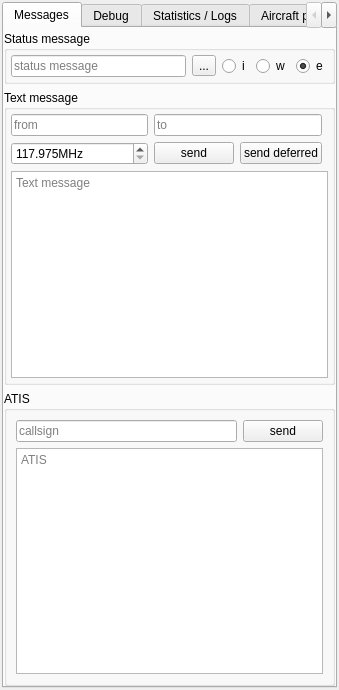
<?xml version="1.0" encoding="UTF-8"?>
<ui version="4.0">
 <class>CInternalsComponent</class>
 <widget class="QWidget" name="CInternalsComponent">
  <property name="geometry">
   <rect>
    <x>0</x>
    <y>0</y>
    <width>326</width>
    <height>690</height>
   </rect>
  </property>
  <property name="windowTitle">
   <string>Form</string>
  </property>
  <layout class="QGridLayout" name="gl_Messages">
   <property name="leftMargin">
    <number>2</number>
   </property>
   <property name="topMargin">
    <number>2</number>
   </property>
   <property name="rightMargin">
    <number>2</number>
   </property>
   <property name="bottomMargin">
    <number>2</number>
   </property>
   <item row="0" column="0">
    <widget class="QTabWidget" name="tw_Internals">
     <property name="currentIndex">
      <number>0</number>
     </property>
     <widget class="QWidget" name="tb_Messages">
      <attribute name="title">
       <string>Messages</string>
      </attribute>
      <layout class="QVBoxLayout" name="vl_Messages">
       <property name="leftMargin">
        <number>0</number>
       </property>
       <property name="topMargin">
        <number>3</number>
       </property>
       <property name="rightMargin">
        <number>0</number>
       </property>
       <property name="bottomMargin">
        <number>0</number>
       </property>
       <item>
        <widget class="QGroupBox" name="gb_StatusMessage">
         <property name="title">
          <string>Status message</string>
         </property>
         <layout class="QGridLayout" name="gl_StatusMessage">
          <property name="leftMargin">
           <number>4</number>
          </property>
          <property name="topMargin">
           <number>4</number>
          </property>
          <property name="rightMargin">
           <number>4</number>
          </property>
          <property name="bottomMargin">
           <number>4</number>
          </property>
          <item row="0" column="3">
           <widget class="QRadioButton" name="rb_StatusMessageWarning">
            <property name="text">
             <string>w</string>
            </property>
           </widget>
          </item>
          <item row="0" column="4">
           <widget class="QRadioButton" name="rb_StatusMessageError">
            <property name="text">
             <string>e</string>
            </property>
            <property name="checked">
             <bool>true</bool>
            </property>
           </widget>
          </item>
          <item row="0" column="2">
           <widget class="QRadioButton" name="rb_StatusMessageInfo">
            <property name="text">
             <string>i</string>
            </property>
           </widget>
          </item>
          <item row="0" column="0">
           <widget class="QLineEdit" name="le_StatusMessage">
            <property name="placeholderText">
             <string>status message</string>
            </property>
           </widget>
          </item>
          <item row="0" column="1">
           <widget class="QToolButton" name="tb_LogStatusMessage">
            <property name="text">
             <string>...</string>
            </property>
            <property name="icon">
             <iconset resource="../../misc/misc.qrc">
              <normaloff>:/diagona/icons/diagona/icons/arrow-circle-225-left.png</normaloff>:/diagona/icons/diagona/icons/arrow-circle-225-left.png</iconset>
            </property>
           </widget>
          </item>
         </layout>
        </widget>
       </item>
       <item>
        <widget class="QGroupBox" name="gb_TextMessages">
         <property name="title">
          <string>Text message</string>
         </property>
         <layout class="QGridLayout" name="gl_TextMessages">
          <property name="leftMargin">
           <number>4</number>
          </property>
          <property name="topMargin">
           <number>4</number>
          </property>
          <property name="rightMargin">
           <number>4</number>
          </property>
          <property name="bottomMargin">
           <number>4</number>
          </property>
          <item row="2" column="0" colspan="3">
           <widget class="QPlainTextEdit" name="pte_TxtMsg">
            <property name="placeholderText">
             <string>Text message</string>
            </property>
           </widget>
          </item>
          <item row="0" column="0">
           <widget class="QLineEdit" name="le_TxtMsgFrom">
            <property name="placeholderText">
             <string>from</string>
            </property>
           </widget>
          </item>
          <item row="0" column="1">
           <widget class="QLineEdit" name="le_TxtMsgTo">
            <property name="placeholderText">
             <string>to</string>
            </property>
           </widget>
          </item>
          <item row="1" column="0">
           <widget class="QDoubleSpinBox" name="dsb_TxtMsgFrequency">
            <property name="suffix">
             <string>MHz</string>
            </property>
            <property name="decimals">
             <number>3</number>
            </property>
            <property name="minimum">
             <double>117.974999999999994</double>
            </property>
            <property name="maximum">
             <double>136.000000000000000</double>
            </property>
            <property name="singleStep">
             <double>0.025000000000000</double>
            </property>
            <property name="value">
             <double>117.974999999999994</double>
            </property>
           </widget>
          </item>
          <item row="1" column="1">
           <widget class="QWidget" name="wi_SendTextMessageButtons" native="true">
            <layout class="QHBoxLayout" name="wi_SendButtons">
             <property name="leftMargin">
              <number>0</number>
             </property>
             <property name="topMargin">
              <number>0</number>
             </property>
             <property name="rightMargin">
              <number>0</number>
             </property>
             <property name="bottomMargin">
              <number>0</number>
             </property>
             <item>
              <widget class="QPushButton" name="pb_SendTextMessageDirectly">
               <property name="text">
                <string>send</string>
               </property>
              </widget>
             </item>
             <item>
              <widget class="QPushButton" name="pb_SendTextMessageDeferred">
               <property name="text">
                <string>send deferred</string>
               </property>
              </widget>
             </item>
            </layout>
           </widget>
          </item>
         </layout>
        </widget>
       </item>
       <item>
        <widget class="QGroupBox" name="gb_Atis">
         <property name="title">
          <string>ATIS</string>
         </property>
         <layout class="QGridLayout" name="gridLayout_2">
          <item row="0" column="1">
           <widget class="QPushButton" name="pb_SendAtis">
            <property name="text">
             <string>send</string>
            </property>
           </widget>
          </item>
          <item row="0" column="0">
           <widget class="QLineEdit" name="le_AtisCallsign">
            <property name="placeholderText">
             <string>callsign</string>
            </property>
           </widget>
          </item>
          <item row="1" column="0" colspan="2">
           <widget class="QPlainTextEdit" name="pte_Atis">
            <property name="placeholderText">
             <string>ATIS</string>
            </property>
           </widget>
          </item>
         </layout>
        </widget>
       </item>
      </layout>
     </widget>
     <widget class="QWidget" name="tb_Debug">
      <attribute name="title">
       <string>Debug</string>
      </attribute>
      <layout class="QVBoxLayout" name="vl_Debug">
       <item>
        <widget class="QGroupBox" name="gb_DebugContext">
         <property name="title">
          <string>Contexts</string>
         </property>
         <layout class="QGridLayout" name="gl_Contexts">
          <property name="leftMargin">
           <number>4</number>
          </property>
          <property name="topMargin">
           <number>4</number>
          </property>
          <property name="rightMargin">
           <number>4</number>
          </property>
          <property name="bottomMargin">
           <number>4</number>
          </property>
          <item row="0" column="0">
           <widget class="QCheckBox" name="cb_DebugContextAudio">
            <property name="text">
             <string>Audio</string>
            </property>
           </widget>
          </item>
          <item row="0" column="2">
           <widget class="QCheckBox" name="cb_DebugContextNetwork">
            <property name="text">
             <string>Network</string>
            </property>
           </widget>
          </item>
          <item row="0" column="3">
           <widget class="QCheckBox" name="cb_DebugContextOwnAircraft">
            <property name="text">
             <string>Own aircraft</string>
            </property>
           </widget>
          </item>
          <item row="1" column="0">
           <widget class="QCheckBox" name="cb_DebugContextSimulator">
            <property name="text">
             <string>Simulator</string>
            </property>
           </widget>
          </item>
          <item row="1" column="2">
           <widget class="QCheckBox" name="cb_DebugContextApplication">
            <property name="text">
             <string>Application</string>
            </property>
           </widget>
          </item>
         </layout>
        </widget>
       </item>
       <item>
        <widget class="QGroupBox" name="gb_CrashDumps">
         <property name="title">
          <string>Crash dumps</string>
         </property>
         <layout class="QHBoxLayout" name="horizontalLayout">
          <item>
           <widget class="QCheckBox" name="cb_CrashDumpUpload">
            <property name="text">
             <string>uploads enabled</string>
            </property>
           </widget>
          </item>
          <item>
           <widget class="QPushButton" name="pb_SimulateCrash">
            <property name="text">
             <string>crash!</string>
            </property>
           </widget>
          </item>
          <item>
           <widget class="QPushButton" name="pb_SimulateAssert">
            <property name="text">
             <string>assert!</string>
            </property>
           </widget>
          </item>
         </layout>
        </widget>
       </item>
       <item>
        <spacer name="vs_Debug">
         <property name="orientation">
          <enum>Qt::Vertical</enum>
         </property>
         <property name="sizeHint" stdset="0">
          <size>
           <width>20</width>
           <height>40</height>
          </size>
         </property>
        </spacer>
       </item>
      </layout>
     </widget>
     <widget class="QWidget" name="tb_Statistics">
      <attribute name="title">
       <string>Statistics / Logs</string>
      </attribute>
      <layout class="QGridLayout" name="gl_Statistics" columnstretch="0,0,0">
       <item row="1" column="1">
        <widget class="QPushButton" name="pb_LatestPartsLog">
         <property name="text">
          <string>show</string>
         </property>
        </widget>
       </item>
       <item row="1" column="0">
        <widget class="QLabel" name="lbl_LatestPartsLog">
         <property name="text">
          <string>Latest parts log</string>
         </property>
        </widget>
       </item>
       <item row="0" column="1">
        <widget class="QPushButton" name="pb_LatestInterpolationLog">
         <property name="text">
          <string>show</string>
         </property>
        </widget>
       </item>
       <item row="0" column="2">
        <spacer name="horizontalSpacer">
         <property name="orientation">
          <enum>Qt::Horizontal</enum>
         </property>
         <property name="sizeHint" stdset="0">
          <size>
           <width>40</width>
           <height>20</height>
          </size>
         </property>
        </spacer>
       </item>
       <item row="0" column="0">
        <widget class="QLabel" name="lbl_LatestInterpolationLog">
         <property name="text">
          <string>Latest interpolation log</string>
         </property>
        </widget>
       </item>
       <item row="4" column="0">
        <spacer name="vs_Statistics">
         <property name="orientation">
          <enum>Qt::Vertical</enum>
         </property>
         <property name="sizeHint" stdset="0">
          <size>
           <width>20</width>
           <height>40</height>
          </size>
         </property>
        </spacer>
       </item>
       <item row="2" column="0" colspan="3">
        <widget class="QPlainTextEdit" name="pte_NetworkCalls"/>
       </item>
       <item row="3" column="2">
        <widget class="QPushButton" name="pb_NetworkUpdateAndReset">
         <property name="text">
          <string>update and reset</string>
         </property>
        </widget>
       </item>
       <item row="3" column="1">
        <widget class="QPushButton" name="pb_NetworkUpdate">
         <property name="text">
          <string>update</string>
         </property>
        </widget>
       </item>
       <item row="3" column="0">
        <widget class="QCheckBox" name="cb_NetworkStatistics">
         <property name="text">
          <string>network statistics</string>
         </property>
        </widget>
       </item>
      </layout>
     </widget>
     <widget class="QWidget" name="tb_AircraftParts">
      <attribute name="title">
       <string>Aircraft parts</string>
      </attribute>
      <layout class="QVBoxLayout" name="vl_AircraftParts">
       <property name="leftMargin">
        <number>0</number>
       </property>
       <property name="topMargin">
        <number>4</number>
       </property>
       <property name="rightMargin">
        <number>0</number>
       </property>
       <property name="bottomMargin">
        <number>0</number>
       </property>
       <item>
        <widget class="swift::gui::components::CAircraftPartsComponent" name="comp_AircraftParts">
         <property name="frameShape">
          <enum>QFrame::StyledPanel</enum>
         </property>
         <property name="frameShadow">
          <enum>QFrame::Raised</enum>
         </property>
        </widget>
       </item>
      </layout>
     </widget>
     <widget class="QWidget" name="tb_RawFsdMessages">
      <attribute name="title">
       <string>FSD Messages</string>
      </attribute>
      <layout class="QVBoxLayout" name="verticalLayout_2">
       <property name="leftMargin">
        <number>0</number>
       </property>
       <property name="topMargin">
        <number>4</number>
       </property>
       <property name="rightMargin">
        <number>0</number>
       </property>
       <property name="bottomMargin">
        <number>0</number>
       </property>
       <item>
        <widget class="swift::gui::components::CRawFsdMessagesComponent" name="comp_RawFsdMessages">
         <property name="frameShape">
          <enum>QFrame::StyledPanel</enum>
         </property>
         <property name="frameShadow">
          <enum>QFrame::Raised</enum>
         </property>
        </widget>
       </item>
      </layout>
     </widget>
    </widget>
   </item>
  </layout>
 </widget>
 <customwidgets>
  <customwidget>
   <class>swift::gui::components::CRawFsdMessagesComponent</class>
   <extends>QFrame</extends>
   <header>gui/components/rawfsdmessagescomponent.h</header>
   <container>1</container>
  </customwidget>
  <customwidget>
   <class>swift::gui::components::CAircraftPartsComponent</class>
   <extends>QFrame</extends>
   <header>gui/components/aircraftpartscomponent.h</header>
   <container>1</container>
  </customwidget>
 </customwidgets>
 <tabstops>
  <tabstop>tw_Internals</tabstop>
  <tabstop>le_StatusMessage</tabstop>
  <tabstop>tb_LogStatusMessage</tabstop>
  <tabstop>rb_StatusMessageInfo</tabstop>
  <tabstop>rb_StatusMessageWarning</tabstop>
  <tabstop>rb_StatusMessageError</tabstop>
  <tabstop>le_TxtMsgFrom</tabstop>
  <tabstop>le_TxtMsgTo</tabstop>
  <tabstop>dsb_TxtMsgFrequency</tabstop>
  <tabstop>pb_SendTextMessageDirectly</tabstop>
  <tabstop>pb_SendTextMessageDeferred</tabstop>
  <tabstop>pte_TxtMsg</tabstop>
  <tabstop>le_AtisCallsign</tabstop>
  <tabstop>pb_SendAtis</tabstop>
  <tabstop>pte_Atis</tabstop>
  <tabstop>cb_DebugContextAudio</tabstop>
  <tabstop>cb_DebugContextNetwork</tabstop>
  <tabstop>cb_DebugContextOwnAircraft</tabstop>
  <tabstop>cb_DebugContextSimulator</tabstop>
  <tabstop>cb_DebugContextApplication</tabstop>
  <tabstop>cb_CrashDumpUpload</tabstop>
  <tabstop>pb_SimulateCrash</tabstop>
  <tabstop>pb_SimulateAssert</tabstop>
  <tabstop>pb_LatestInterpolationLog</tabstop>
  <tabstop>pb_LatestPartsLog</tabstop>
  <tabstop>pte_NetworkCalls</tabstop>
  <tabstop>cb_NetworkStatistics</tabstop>
  <tabstop>pb_NetworkUpdate</tabstop>
  <tabstop>pb_NetworkUpdateAndReset</tabstop>
 </tabstops>
 <resources>
  <include location="../../misc/misc.qrc"/>
 </resources>
 <connections/>
</ui>
